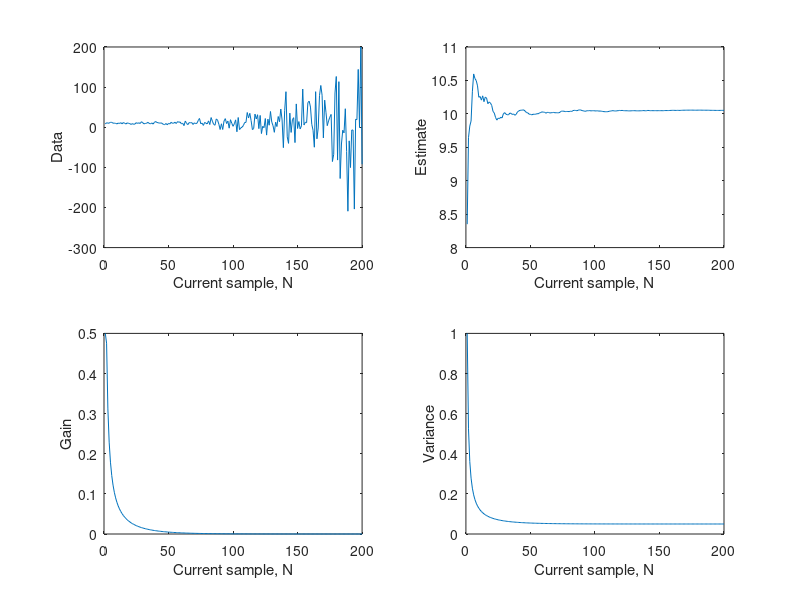

The MATLAB script that drew this image: (Note: this script raises an error after producing the figure.)
%% This is for EENG 5620 Statistical Signal Processing
%-------------------------------------------------------------------------%
% % Assignment 4 Problem 8.22 from the text book, what I am trying to do
% is to write a Monte Carlo simulation for the problem, and then plot
% serveral pictures of the gain, variance sequences as shown around (8.40)
%-------------------------------------------------------------------------%

clc; clear; close all;

% % Initialize different parameters
    A = 10;
    N = 200;
    A_estimator = zeros(1, N);
    K = zeros(1, N);
    var_A = zeros(1, N);
    sigma2_0 = 1;
    x = zeros(1, N);
%-------------------------------------------------------------------------%
% % For different r 
% r = 1;
% r = 0.95;
r = 1.05;
%-------------------------------------------------------------------------%
    x0 = A + sqrt(sigma2_0)*randn;
    A_estimator(1) = x0;
    var_A(1) = sigma2_0;
    x(1) = x0;
    K(1) = 0.5; % % From (8.41)
%   % Generate Data

for i = 2: N
        sigma2 = r^i;
        x(i) = A + sqrt(sigma2)*randn;        
        K(i) = var_A(i-1)/(var_A(i-1) + sigma2);        
        A_estimator(i) = A_estimator(i-1)+K(i)*(x(i)-A_estimator(i-1));       
        var_A(i) = (1-K(i))*var_A(i-1);
end
% % Plot
figure(1);

iteration = 1 : N;

subplot(2,2,1);
plot(iteration,  x);
xlabel('Current sample, N'),ylabel('Data');

subplot(2,2,2);
plot(iteration,  A_estimator);
xlabel('Current sample, N'),ylabel('Estimate');

subplot(2,2,3);
plot(iteration,  K);
xlabel('Current sample, N'),ylabel('Gain');

subplot(2,2,4);
plot(iteration,  var_A);
xlabel('Current sample, N'),ylabel('Variance');

suptitle('r = 1.05');
disp('Done!');
